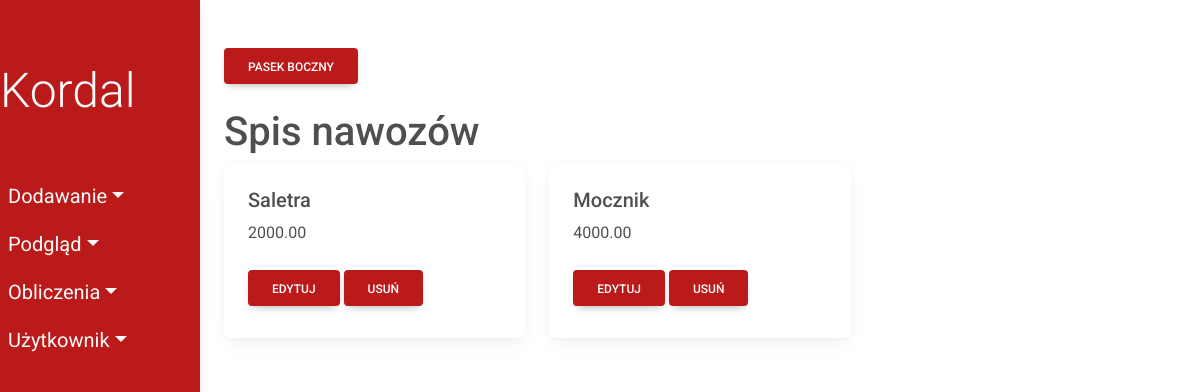
/fertilizers/ (signed in), run on the app's committed database.
### fields/models.py (models this page shows, shortened)
class Fertilizer(models.Model):
    fertilizer_name = models.CharField(max_length=50)
    price = models.DecimalField(max_digits=10, decimal_places=2)
    class Meta:
        db_table = 'Fertilizer'

### fields/views/viewsFertilizer.py (the view)
# urls.py: path('fertilizers/', viewsFertilizer.show_fertilizers,
def show_fertilizers(request):
    fertilizers = Fertilizer.objects.all()
    return render(request, 'fields/show/fertilizer.html', {'fertilizers': fertilizers})

### fields/templates/fields/show/fertilizer.html
{% extends 'fields/index.html' %}
      {% block content %}
      <h1>Spis nawozów</h1>
      <div class="row">
        {% for fertilizer in fertilizers %}
        <div class="col-sm-4">
          <div class="card">
            <div class="card-body">
              <h5 class="card-title">{{ fertilizer.fertilizer_name}}</h5>
              <p class="card-text">{{ fertilizer.price}}</p>
              <a href="update/{{fertilizer.id}}" class="btn my-2 menu-btn">Edytuj</a>
              <a href="delete/{{fertilizer.id}}" class="btn my-2 menu-btn">Usuń</a>
            </div>
          </div>
        </div>
        {% endfor %}
      </div>
    {% endblock %}

### fields/static/css/style.css (style rules this page uses)
* { margin: 0; padding: 0; box-sizing: border-box; }
:root { --nav-bg: #bb1a1a; --dropdown-bg: #cc2b2b }
body { min-height: 100vh; background-color: #fff; }
.menu-btn { background-color: var(--nav-bg); color:#fff }

### data on the page
Fertilizer: fertilizer_name "Saletra", price "2000.00"
Fertilizer: fertilizer_name "Mocznik", price "4000.00"
